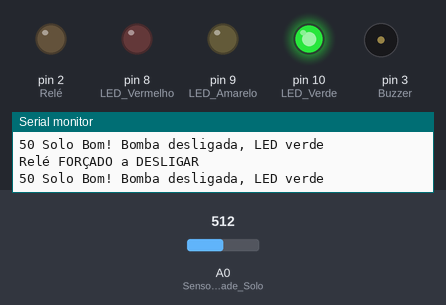
This sketch was run on a simulated Arduino Uno, built with avr-gcc and run on an emulated ATmega328P. Parts: output pins drawn as LEDs (lit = HIGH), buzzer (waves = sounding, pin HIGH), the last lines printed to the serial monitor. Inputs (shaded band) come from the test bench; at power-on: A0 (Sensor_Umidade_Solo) = 512.

Above: at 2.0 s.
2.1 s: A0 (Sensor_Umidade_Solo) set to 433
5.1 s: A0 (Sensor_Umidade_Solo) set to 407
At 6.6 s:
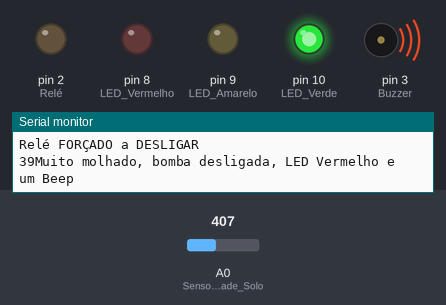
9.6 s: A0 (Sensor_Umidade_Solo) set to 900
At 12.6 s:
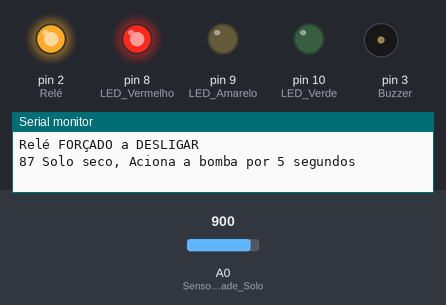
13.5 s: A0 (Sensor_Umidade_Solo) set to 780
18.0 s: A0 (Sensor_Umidade_Solo) set to 752
At 22.4 s:
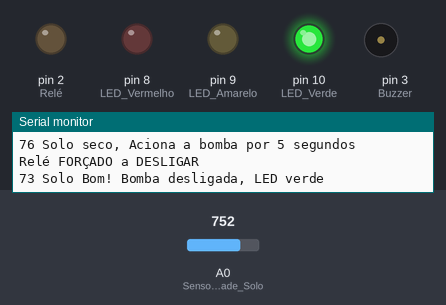
22.5 s: A0 (Sensor_Umidade_Solo) set to 1023
At 23.8 s:
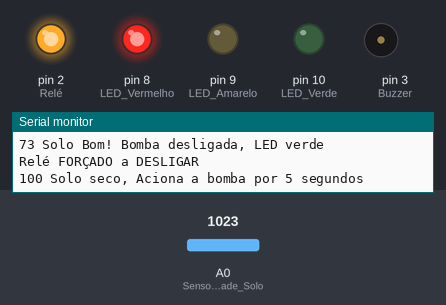
Timing chart, 0 to 25.5 s (numbered marks = the images above; inputs shaded):
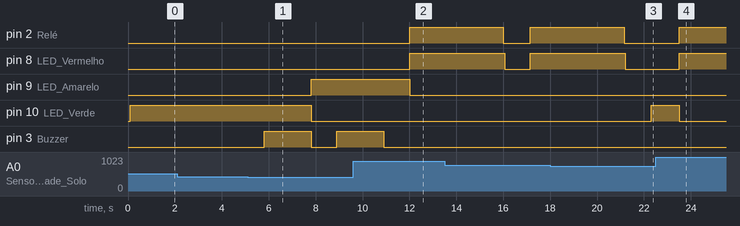

Measured:
- the behaviour switches between 420 and 419 on A0 (Sensor_Umidade_Solo) (found by bisection; images 0 and 1)
- the behaviour switches between 768 and 767 on A0 (Sensor_Umidade_Solo) (found by bisection; images 2 and 3)
- after the input at 5.1 s, pin 9 (LED_Amarelo): LOW → HIGH after 2.7 s; pin 10 (LED_Verde): HIGH → LOW after 2.7 s; pin 3 (Buzzer): LOW → HIGH after 0.70 s, → LOW 2.0 s later, → HIGH 1.1 s later
- after the input at 9.6 s, pin 2 (Relé), pin 8 (LED_Vermelho): LOW → HIGH after 2.4 s; pin 9 (LED_Amarelo): HIGH → LOW after 2.4 s; pin 3 (Buzzer): goes on until 10.9 s, then stays LOW
- after the input at 18.0 s, pin 10 (LED_Verde): LOW → HIGH after 4.3 s
- after the input at 22.5 s, pin 2 (Relé), pin 8 (LED_Vermelho): LOW → HIGH after 1.0 s; pin 10 (LED_Verde): HIGH → LOW after 1.0 s

The sketch:

arduinouno.ino
```cpp
// Definir os limiares de umidade, onde 0 Solo Muito molhado e 100 Solo muito Seco
const int MuitoUmido = 40; // Valor de umidade para solo muito molhado
const int SemiUmido = 50; // Recomendado entre 50 a 75
const int Seco = 75; // Solo seco

void setup() {
  // Inicializar a comunicação serial
  Serial.begin(9600);

  pinMode(A0, INPUT); // Sensor Umidade Solo
  pinMode(2, OUTPUT); // Relé
  pinMode(3, OUTPUT); // Buzzer
  pinMode(8, OUTPUT); // LED Vermelho
  pinMode(9, OUTPUT); // LED Amarelo
  pinMode(10, OUTPUT); // LED Verde

  digitalWrite(2, LOW); // Relé Bomba Desligada

}

void loop() {
  // Ler o valor de umidade do sensor
  int val = analogRead(A0);
  int umidade = map(val, 0, 1023, 0, 100);
  delay(50);

//add manual
  digitalWrite(2, LOW); //Força o relé a desligar
  Serial.println("Relé FORÇADO a DESLIGAR");
  delay(50);

  // Verificar o nível de umidade
  if (umidade <= MuitoUmido) {

    Serial.print(umidade);
    Serial.println("Muito molhado, bomba desligada, LED Vermelho e um Beep");

    digitalWrite(2, LOW); // Relé bomba
    digitalWrite(3, HIGH);
    delay(2000);
    digitalWrite(3, LOW); // Buzzer
   // LEDs
    digitalWrite(8, LOW);
    digitalWrite(9, HIGH);
    digitalWrite(10, LOW);

  }
  else if (umidade > Seco) {
    Serial.print(umidade);
    Serial.println(" Solo seco, Aciona a bomba por 5 segundos");

    digitalWrite(8, HIGH);
    digitalWrite(9, LOW);
    digitalWrite(10, LOW);

    digitalWrite(2, HIGH); // Liga a bomba
    delay(4000);
    digitalWrite(2, LOW);
    delay(50);
    digitalWrite(8, LOW);
  }
  else if (umidade < Seco && umidade >= SemiUmido) { // Melhor condição
    Serial.print(umidade);
    Serial.println(" Solo Bom! Bomba desligada, LED verde");

    digitalWrite(3, LOW); // Buzzer
    digitalWrite(8, LOW);
    digitalWrite(9, LOW);
    digitalWrite(10, HIGH); // LED Verde
    digitalWrite(2, LOW);
    delay(100);
  }
  else if (umidade < MuitoUmido) {
      Serial.print(umidade);
      Serial.println(" Liga o LED amarelo");

        digitalWrite(8, LOW);
        digitalWrite(9, HIGH);  // LED Amarelo
        digitalWrite(10, LOW);
        digitalWrite(2, LOW);
        delay(50);
     for (int x = 0; x < 2; x++) { // 2 Beeps curtos, se você quiser, pode desativar essa função do beep,pode incomodar um pouco...
       digitalWrite(3, LOW);//HIGH);
       delay(500);
       digitalWrite(3, LOW);
       delay(500);
     }
  }
  else {
     Serial.print("Resultado: ");
     Serial.println(umidade);
  }
  // Aguardar um intervalo antes da próxima leitura
  delay(1000);
}
```
